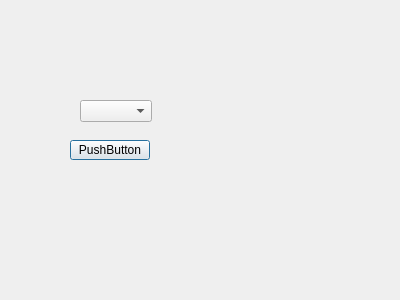
<?xml version="1.0" encoding="UTF-8"?>
<ui version="4.0">
 <class>Dialog</class>
 <widget class="QDialog" name="Dialog">
  <property name="geometry">
   <rect>
    <x>0</x>
    <y>0</y>
    <width>400</width>
    <height>300</height>
   </rect>
  </property>
  <property name="windowTitle">
   <string>Dialog</string>
  </property>
  <widget class="QComboBox" name="comboBox">
   <property name="geometry">
    <rect>
     <x>80</x>
     <y>100</y>
     <width>72</width>
     <height>22</height>
    </rect>
   </property>
  </widget>
  <widget class="QPushButton" name="pushButton">
   <property name="geometry">
    <rect>
     <x>70</x>
     <y>140</y>
     <width>80</width>
     <height>20</height>
    </rect>
   </property>
   <property name="text">
    <string>PushButton</string>
   </property>
  </widget>
 </widget>
 <layoutdefault spacing="6" margin="11"/>
 <resources/>
 <connections/>
</ui>
